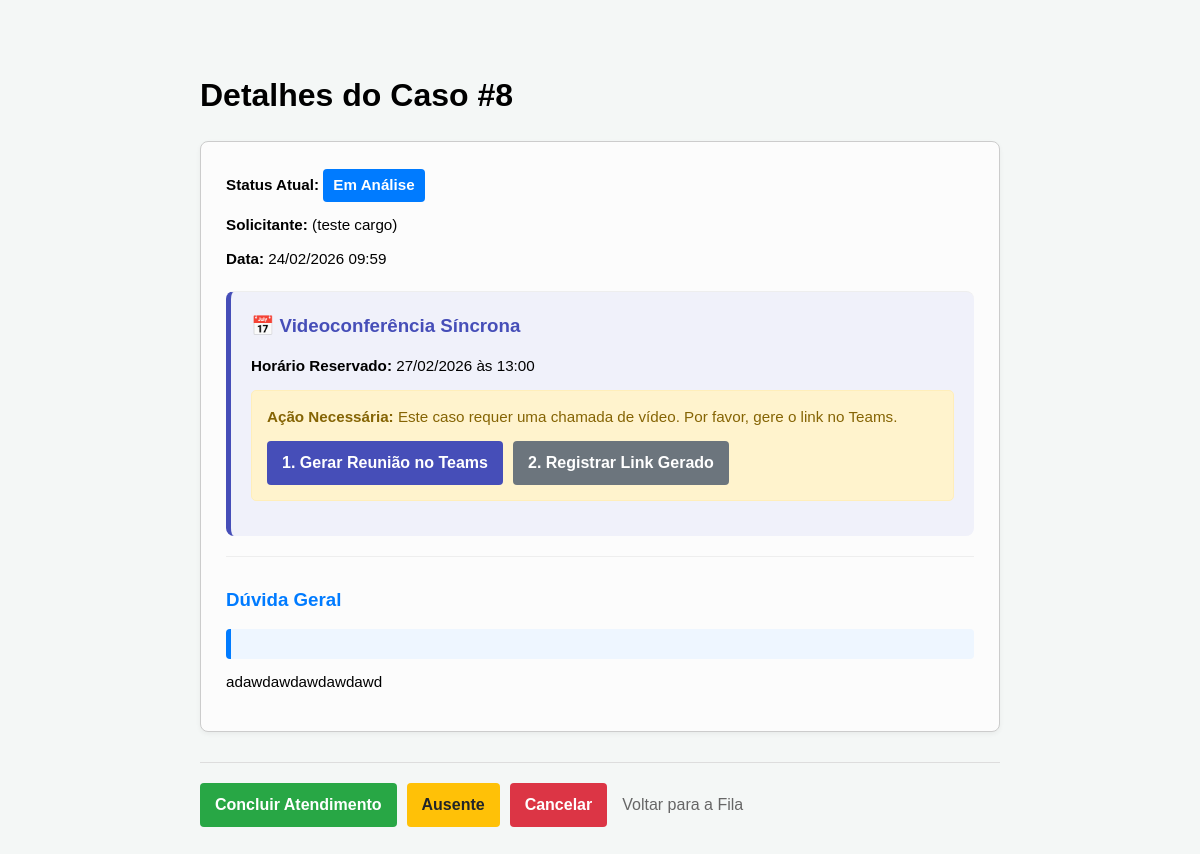
Before: /detalhe/8/ with the older database file.
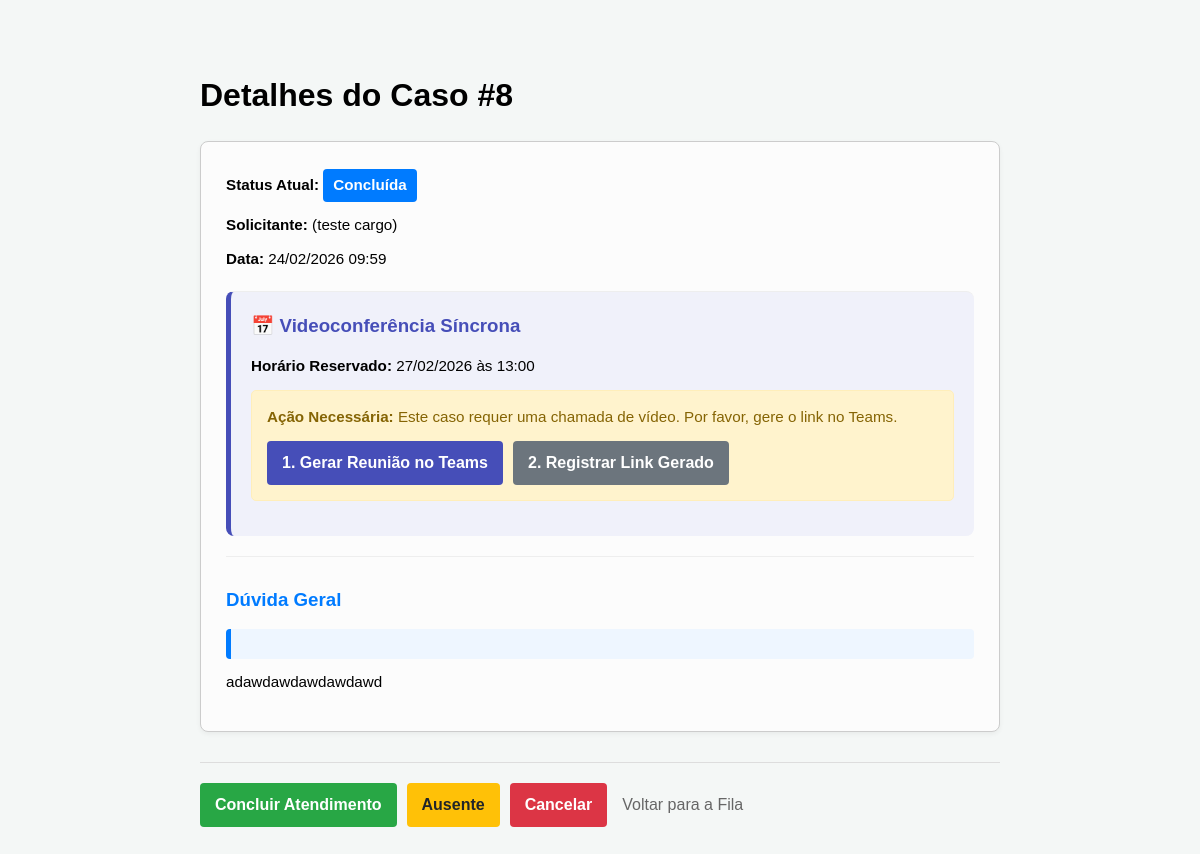
After: the same page with the newer database file.
### teleconsultoria/models.py (models this page shows, shortened)
class Solicitacao(models.Model):
    profissional = models.ForeignKey(Profissional, on_delete=models.CASCADE, related_name='solicitacoes')
    medica_designada = models.ForeignKey(Medica, on_delete=models.SET_NULL, null=True, blank=True, related_name='atendimentos')
    status = models.CharField(max_length=20, choices=StatusSolicitacao.choices, default=StatusSolicitacao.PENDENTE)
    tipo_atendimento = models.CharField(max_length=20, choices=TipoAtendimento.choices)
    data_sol = models.DateTimeField(auto_now_add=True)
    data_marcada = models.DateField(null=True, blank=True)
    horario_marcado = models.TimeField(null=True, blank=True)
    duracao_estimada = models.PositiveIntegerField(default=30, help_text="Duração em minutos")
    link_teams = models.URLField(max_length=500, null=True, blank=True)
    resumo_sincrono = models.TextField(null=True, blank=True)
    justificativa_cancelamento = models.TextField(null=True, blank=True)
    data_limite = models.DateField(null=True, blank=True)
    horario_limite = models.TimeField(null=True, blank=True)
    idade_pac = models.IntegerField()
    sexo_pac = models.CharField(max_length=1, choices=Sexo.choices)
    queixas = models.TextField()
    historico_med = models.TextField(blank=True, null=True)
    diagnostico_princ = models.TextField(blank=True, null=True)
    diagnostico_sec = models.TextField(blank=True, null=True)
    medicamentos = models.TextField(blank=True, null=True)
    exames_recentes = models.TextField(blank=True, null=True)
    duvida_clinica = models.TextField()
    class Meta:
        verbose_name = "Solicitação"
        verbose_name_plural = "Solicitações"

class Profissional(models.Model):
    user = models.OneToOneField(User, on_delete=models.CASCADE)
    crm = models.CharField(max_length=20)
    cargo = models.CharField(max_length=100)
    instituicao = models.CharField(max_length=100)
    telefone = models.CharField(max_length=20)

### teleconsultoria/views.py (the view)
# urls.py: path('detalhe/<int:sol_id>/', views.detalhe_caso, name='detalhe_caso'),
def detalhe_caso(request, sol_id):
    solicitacao = get_object_or_404(Solicitacao, id=sol_id)
    if solicitacao.status == 'PENDENTE':
        solicitacao.iniciar_analise()
    return render(request, 'detalhe_caso.html', {'sol': solicitacao})

### teleconsultoria/templates/detalhe_caso.html (shortened to what the changed rows need)
<!DOCTYPE html>
<html lang="pt-br">
<head>
</head>
<body>
    <h1>Detalhes do Caso #{{ sol.id }}</h1>
    <div class="card">
        <p><strong>Status Atual:</strong> <span class="status-badge">{{ sol.get_status_display }}</span></p>
        <p><strong>Solicitante:</strong> {{ sol.profissional.user.get_full_name }} ({{ sol.profissional.cargo }})</p>
        <p><strong>Data:</strong> {{ sol.data_sol|date:"d/m/Y H:i" }}</p>
        {% if sol.tipo_atendimento == 'SINCRONO' and sol.data_marcada %}
        <div class="secao" style="background: #f0f1fa; padding: 20px; border-radius: 8px; border-left: 5px solid #464eb8; margin-bottom: 20px;">
            <h3 style="color: #464eb8; margin-top: 0;">📅 Videoconferência Síncrona</h3>
            <p><strong>Horário Reservado:</strong> {{ sol.data_marcada|date:"d/m/Y" }} às {{ sol.horario_marcado|time:"H:i" }}</p>
            {% if sol.link_teams %}
                <div style="background: white; padding: 15px; border-radius: 5px; border: 1px solid #d1d1d1;">
                    <p style="color: #28a745; font-weight: bold; margin-bottom: 10px;">✅ Link registrado com sucesso!</p>
                    <a href="{{ sol.link_teams }}" target="_blank" class="btn-teams">📹 Entrar na Reunião (Teams)</a>
                    <a href="{% url 'agendar_sincrona' sol.id %}" style="font-size: 0.8em; color: #666; margin-left: 10px;">Alterar Link</a>
                </div>
            {% else %}
                <div class="alert-agendamento">
                    <p style="margin-top: 0;"><strong>Ação Necessária:</strong> Este caso requer uma chamada de vídeo. Por favor, gere o link no Teams.</p>
                    <div style="display: flex; gap: 10px; flex-wrap: wrap;">
                        <a href="https://teams.microsoft.com/l/meeting/new?subject=Teleconsultoria%20{{ sol.medica.especialidade|urlencode }}%20-%20Dra.%20{{ sol.medica.user.get_full_name|urlencode }}&startTime={{ sol.data_marcada|date:'Y-m-d' }}T{{ sol.horario_marcado|time:'H:i' }}:00"
                           target="_blank"
                           class="btn-teams">
                           1. Gerar Reunião no Teams
                        </a>
                        <a href="{% url 'agendar_sincrona' sol.id %}" class="btn-secondary">
                           2. Registrar Link Gerado
                        </a>
                    </div>
                </div>
            {% endif %}
        </div>
        {% endif %}
        {% if sol.idade_pac > 0 %}
            <div class="secao">
                <h3>Dados do Paciente</h3>
                <h4>Idade:</h4> <p>{{ sol.idade_pac }} anos</p>
                <h4>Sexo:</h4> <p>{{ sol.get_sexo_pac_display }}</p>
                <h4>Diagnóstico Principal:</h4> <p>{{ sol.diagnostico_princ|default:"Não informado" }}</p>
                {% if sol.diagnostico_sec %}
                    <h4>Diagnóstico Secundário:</h4> <p>{{ sol.diagnostico_sec }}</p>
                {% endif %}
                <h4>Queixas Principais:</h4> <p>{{ sol.queixas }}</p>
                <h4>Histórico Médico:</h4> <p>{{ sol.historico_med|linebreaks }}</p>
                <h4>Uso Atual de Medicamentos:</h4> <p>{{ sol.medicamentos|linebreaks }}</p>
                <h4>Exames Recentes:</h4> <p>{{ sol.exames_recentes|linebreaks }}</p>
            </div>
        {% else %}
            <div class="secao">
                <h3>Dúvida Geral</h3>
                <p style="background: #eef6ff; padding: 15px; border-radius: 4px; border-left: 5px solid #007bff;">
                    {{ sol.duvida_clinica|linebreaks }}
                </p>
            </div>
        {% endif %}
    </div>
    <div class="links">
        {% if sol.tipo_atendimento == 'SINCRONO' %}
            <a href="{% url 'concluir_sincrona' sol.id %}"
               class="btn-responder"
               onclick="return confirmarConclusao();">
            </a>
            <a href="{% url 'registrar_ausencia' sol.id %}"
               class="btn-ausente"
               onclick="return confirmarAusencia();">
            </a>
            <a href="{% url 'cancelar_solicitacao' sol.id %}" class="btn-cancelar">Cancelar</a>
        {% else %}
            <a href="{% url 'responder_solicitacao' sol.id %}" class="btn-responder">Escrever Resposta</a>
        {% endif %}
        <a href="{% url 'fila_medica' %}" class="btn-voltar">Voltar para a Fila</a>
    </div>
</body>
</html>

Changed rows visible on the page:
changed Solicitacao "adawdawdawdawdawd": status "Em Análise" → "Concluída"
